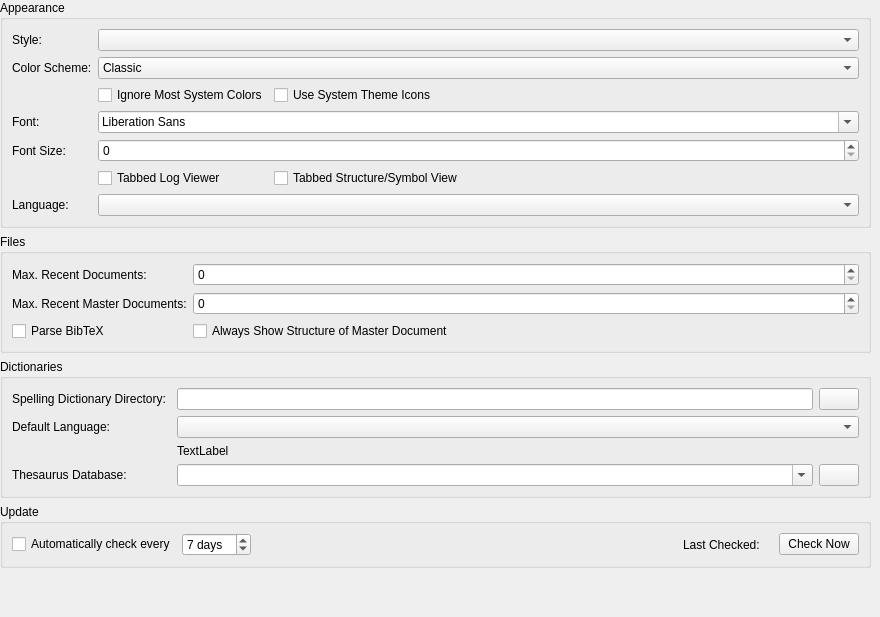
         <widget class="QWidget" name="scrollAreaWidgetContents">
          <property name="geometry">
           <rect>
            <x>0</x>
            <y>0</y>
            <width>880</width>
            <height>617</height>
           </rect>
          </property>
          <layout class="QVBoxLayout" name="verticalLayout">
           <property name="leftMargin">
            <number>0</number>
           </property>
           <property name="topMargin">
            <number>0</number>
           </property>
           <property name="rightMargin">
            <number>9</number>
           </property>
           <property name="bottomMargin">
            <number>0</number>
           </property>
           <item>
            <widget class="QGroupBox" name="groupBox_6">
             <property name="title">
              <string>Appearance</string>
             </property>
             <layout class="QGridLayout">
              <item row="0" column="0">
               <widget class="QLabel" name="label_3">
                <property name="sizePolicy">
                 <sizepolicy hsizetype="Minimum" vsizetype="Preferred">
                  <horstretch>0</horstretch>
                  <verstretch>0</verstretch>
                 </sizepolicy>
                </property>
                <property name="text">
                 <string>Style:</string>
                </property>
               </widget>
              </item>
              <item row="0" column="1" colspan="2">
               <widget class="QComboBox" name="comboBoxInterfaceStyle">
                <property name="sizePolicy">
                 <sizepolicy hsizetype="MinimumExpanding" vsizetype="Fixed">
                  <horstretch>0</horstretch>
                  <verstretch>0</verstretch>
                 </sizepolicy>
                </property>
               </widget>
              </item>
              <item row="3" column="0">
               <widget class="QLabel" name="label_5">
                <property name="sizePolicy">
                 <sizepolicy hsizetype="Minimum" vsizetype="Preferred">
                  <horstretch>0</horstretch>
                  <verstretch>0</verstretch>
                 </sizepolicy>
                </property>
                <property name="text">
                 <string>Font:</string>
                </property>
               </widget>
              </item>
              <item row="3" column="1" colspan="2">
               <widget class="QFontComboBox" name="comboBoxInterfaceFont">
                <property name="sizePolicy">
                 <sizepolicy hsizetype="Expanding" vsizetype="Fixed">
                  <horstretch>0</horstretch>
                  <verstretch>0</verstretch>
                 </sizepolicy>
                </property>
               </widget>
              </item>
              <item row="4" column="0">
               <widget class="QLabel" name="label_7">
                <property name="sizePolicy">
                 <sizepolicy hsizetype="Minimum" vsizetype="Preferred">
                  <horstretch>0</horstretch>
                  <verstretch>0</verstretch>
                 </sizepolicy>
                </property>
                <property name="text">
                 <string>Font Size:</string>
                </property>
               </widget>
              </item>
              <item row="4" column="1" colspan="2">
               <widget class="QSpinBox" name="spinBoxInterfaceFontSize">
                <property name="sizePolicy">
                 <sizepolicy hsizetype="Expanding" vsizetype="Fixed">
                  <horstretch>0</horstretch>
                  <verstretch>0</verstretch>
                 </sizepolicy>
                </property>
               </widget>
              </item>
              <item row="8" column="0">
               <widget class="QLabel" name="label_9">
                <property name="sizePolicy">
                 <sizepolicy hsizetype="Minimum" vsizetype="Preferred">
                  <horstretch>0</horstretch>
                  <verstretch>0</verstretch>
                 </sizepolicy>
                </property>
                <property name="text">
                 <string>Language:</string>
                </property>
               </widget>
              </item>
              <item row="8" column="1" colspan="2">
               <widget class="QComboBox" name="comboBoxLanguage">
                <property name="sizePolicy">
                 <sizepolicy hsizetype="Expanding" vsizetype="Fixed">
                  <horstretch>0</horstretch>
                  <verstretch>0</verstretch>
                 </sizepolicy>
                </property>
               </widget>
              </item>
              <item row="1" column="0">
               <widget class="QLabel" name="label_14">
                <property name="text">
                 <string>Color Scheme:</string>
                </property>
               </widget>
              </item>
              <item row="1" column="1" colspan="2">
               <widget class="QComboBox" name="comboBoxInterfaceModernStyle">
                <item>
                 <property name="text">
                  <string>Classic</string>
                 </property>
                </item>
                <item>
                 <property name="text">
                  <string>Modern</string>
                 </property>
                </item>
               </widget>
              </item>
              <item row="7" column="2">
               <widget class="QCheckBox" name="checkBoxTabbedStructureView">
                <property name="sizePolicy">
                 <sizepolicy hsizetype="Expanding" vsizetype="Fixed">
                  <horstretch>0</horstretch>
                  <verstretch>0</verstretch>
                 </sizepolicy>
                </property>
                <property name="text">
                 <string>Tabbed Structure/Symbol View</string>
                </property>
                <property name="advancedOption" stdset="0">
                 <bool>true</bool>
                </property>
               </widget>
              </item>
              <item row="7" column="1">
               <widget class="QCheckBox" name="checkBoxTabbedLogView">
                <property name="sizePolicy">
                 <sizepolicy hsizetype="Minimum" vsizetype="Fixed">
                  <horstretch>0</horstretch>
                  <verstretch>0</verstretch>
                 </sizepolicy>
                </property>
                <property name="text">
                 <string>Tabbed Log Viewer</string>
                </property>
                <property name="advancedOption" stdset="0">
                 <bool>true</bool>
                </property>
               </widget>
              </item>
              <item row="2" column="1">
               <widget class="QCheckBox" name="checkBoxUseTexmakerPalette">
                <property name="text">
                 <string>Ignore Most System Colors</string>
                </property>
                <property name="advancedOption" stdset="0">
                 <bool>true</bool>
                </property>
               </widget>
              </item>
              <item row="2" column="2">
               <widget class="QCheckBox" name="checkBoxUseSystemTheme">
                <property name="text">
                 <string>Use System Theme Icons</string>
                </property>
                <property name="advancedOption" stdset="0">
                 <bool>true</bool>
                </property>
               </widget>
              </item>
             </layout>
            </widget>
           </item>
           <item>
            <widget class="QGroupBox" name="groupBox_7">
             <property name="title">
              <string>Files</string>
             </property>
             <property name="advancedOption" stdset="0">
              <bool>true</bool>
             </property>
             <layout class="QGridLayout">
              <item row="1" column="0">
               <widget class="QLabel" name="label_8">
                <property name="sizePolicy">
                 <sizepolicy hsizetype="Minimum" vsizetype="Preferred">
                  <horstretch>0</horstretch>
                  <verstretch>0</verstretch>
                 </sizepolicy>
                </property>
                <property name="text">
                 <string>Max. Recent Documents:</string>
                </property>
               </widget>
              </item>
              <item row="1" column="1">
               <widget class="QSpinBox" name="spinBoxMaxRecentFiles">
                <property name="sizePolicy">
                 <sizepolicy hsizetype="Expanding" vsizetype="Fixed">
                  <horstretch>0</horstretch>
                  <verstretch>0</verstretch>
                 </sizepolicy>
                </property>
               </widget>
              </item>
              <item row="2" column="0">
               <widget class="QLabel" name="label_10">
                <property name="sizePolicy">
                 <sizepolicy hsizetype="Minimum" vsizetype="Preferred">
                  <horstretch>0</horstretch>
                  <verstretch>0</verstretch>
                 </sizepolicy>
                </property>
                <property name="text">
                 <string>Max. Recent Master Documents:</string>
                </property>
               </widget>
              </item>
              <item row="2" column="1">
               <widget class="QSpinBox" name="spinBoxMaxRecentProjects">
                <property name="sizePolicy">
                 <sizepolicy hsizetype="Expanding" vsizetype="Fixed">
                  <horstretch>0</horstretch>
                  <verstretch>0</verstretch>
                 </sizepolicy>
                </property>
               </widget>
              </item>
              <item row="3" column="0">
               <widget class="QCheckBox" name="checkBoxParseBibTeX">
                <property name="text">
                 <string>Parse BibTeX</string>
                </property>
               </widget>
              </item>
              <item row="3" column="1">
               <widget class="QCheckBox" name="checkBoxParseMaster">
                <property name="text">
                 <string>Always Show Structure of Master Document</string>
                </property>
                <property name="advancedOption" stdset="0">
                 <bool>true</bool>
                </property>
               </widget>
              </item>
             </layout>
            </widget>
           </item>
           <item>
            <widget class="QGroupBox" name="groupBox">
             <property name="title">
              <string>Dictionaries</string>
             </property>
             <layout class="QGridLayout">
              <item row="3" column="0">
               <widget class="QLabel" name="label_13">
                <property name="text">
                 <string>Thesaurus Database:</string>
                </property>
               </widget>
              </item>
              <item row="3" column="5">
               <widget class="QPushButton" name="btSelectThesaurusFileName">
                <property name="sizePolicy">
                 <sizepolicy hsizetype="Maximum" vsizetype="Fixed">
                  <horstretch>0</horstretch>
                  <verstretch>0</verstretch>
                 </sizepolicy>
                </property>
                <property name="text">
                 <string/>
                </property>
                <property name="icon">
                 <iconset resource="texstudio.qrc">
                  <normaloff>:/classic/images/classic/fileopen.png</normaloff>:/classic/images/classic/fileopen.png</iconset>
                </property>
               </widget>
              </item>
              <item row="3" column="1" colspan="4">
               <widget class="QComboBox" name="comboBoxThesaurusFileName">
                <property name="editable">
                 <bool>true</bool>
                </property>
                <property name="dirFilter" stdset="0">
                 <string>*.dat</string>
                </property>
               </widget>
              </item>
              <item row="0" column="1" colspan="4">
               <widget class="QLineEdit" name="leDictDir"/>
              </item>
              <item row="0" column="0">
               <widget class="QLabel" name="label_42">
                <property name="text">
                 <string>Spelling Dictionary Directory:</string>
                </property>
               </widget>
              </item>
              <item row="1" column="1" colspan="5">
               <widget class="QComboBox" name="comboBoxSpellcheckLang"/>
              </item>
              <item row="1" column="0">
               <widget class="QLabel" name="label_43">
                <property name="text">
                 <string>Default Language:</string>
                </property>
               </widget>
              </item>
              <item row="0" column="5">
               <widget class="QPushButton" name="pushButtonDictDir">
                <property name="sizePolicy">
                 <sizepolicy hsizetype="Maximum" vsizetype="Fixed">
                  <horstretch>0</horstretch>
                  <verstretch>0</verstretch>
                 </sizepolicy>
                </property>
                <property name="text">
                 <string/>
                </property>
                <property name="icon">
                 <iconset resource="texstudio.qrc">
                  <normaloff>:/classic/images/classic/fileopen.png</normaloff>:/classic/images/classic/fileopen.png</iconset>
                </property>
               </widget>
              </item>
              <item row="2" column="1" colspan="5">
               <widget class="QLabel" name="labelGetDic">
                <property name="sizePolicy">
                 <sizepolicy hsizetype="Preferred" vsizetype="Preferred">
                  <horstretch>0</horstretch>
                  <verstretch>0</verstretch>
                 </sizepolicy>
                </property>
                <property name="text">
                 <string>TextLabel</string>
                </property>
               </widget>
              </item>
             </layout>
            </widget>
           </item>
           <item>
            <widget class="QGroupBox" name="groupBox_Update">
             <property name="title">
              <string>Update</string>
             </property>
             <layout class="QHBoxLayout" name="horizontalLayout_5">
              <item>
               <widget class="QCheckBox" name="checkBoxAutoUpdateCheck">
                <property name="text">
                 <string>Automatically check every</string>
                </property>
               </widget>
              </item>
              <item>
               <widget class="QSpinBox" name="spinBoxAutoUpdateCheckIntervalDays">
                <property name="suffix">
                 <string> days</string>
                </property>
                <property name="minimum">
                 <number>1</number>
                </property>
                <property name="value">
                 <number>7</number>
                </property>
               </widget>
              </item>
              <item>
               <spacer name="horizontalSpacer_4">
                <property name="orientation">
                 <enum>Qt::Horizontal</enum>
                </property>
                <property name="sizeHint" stdset="0">
                 <size>
                  <width>40</width>
                  <height>20</height>
                 </size>
                </property>
               </spacer>
              </item>
              <item>
               <widget class="QLabel" name="label_56">
                <property name="text">
                 <string>Last Checked:</string>
                </property>
               </widget>
              </item>
              <item>
               <widget class="QLabel" name="labelUpdateCheckDate">
                <property name="text">
                 <string notr="true">&lt;checkDate&gt;</string>
                </property>
               </widget>
              </item>
              <item>
               <widget class="QPushButton" name="pushButtonUpdateCheckNow">
                <property name="text">
                 <string>Check Now</string>
                </property>
               </widget>
              </item>
             </layout>
            </widget>
           </item>
           <item>
            <spacer>
             <property name="orientation">
              <enum>Qt::Vertical</enum>
             </property>
             <property name="sizeType">
              <enum>QSizePolicy::MinimumExpanding</enum>
             </property>
             <property name="sizeHint" stdset="0">
              <size>
               <width>20</width>
               <height>0</height>
              </size>
             </property>
            </spacer>
           </item>
          </layout>
         </widget>
